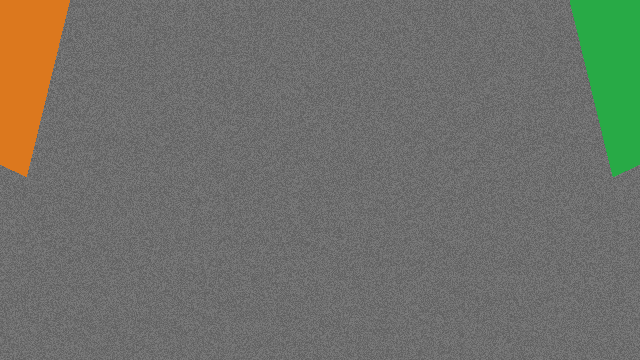
#> input picture box_frame.png, 640 x 360 px
$ python tune_hsv.py --image ../box_frame.png
#> lines starting #> are read from the running program, lines starting #| are printed output that depends on the picture; after the words box and inside, x2 and y2 are one past the last pixel; in counts of white or black regions, pixels touching at a corner belong together
### vision/color_masks.py
# =============================================================================
# vision/color_masks.py — Team Vajra AeroTHON 2026
# Turns a picture into a black/white mask of "pixels that are green / red".
# HSV (hue-saturation-value) is used because hue barely changes with sunlight.
# All thresholds live in config/params.py; scripts/tune_hsv.py helps pick them.
# Frames are RGB (see hardware/camera.py).
# =============================================================================
import cv2
import numpy as np

from config.params import (
    BANNER_H_LOW, BANNER_H_HIGH, BANNER_S_LOW, BANNER_S_HIGH, BANNER_V_LOW, BANNER_V_HIGH,
    RED_H_LOW1, RED_H_HIGH1, RED_H_LOW2, RED_H_HIGH2,
    RED_S_LOW, RED_S_HIGH, RED_V_LOW, RED_V_HIGH,
)


def hsv_range_mask(rgb, h_lo, h_hi, s_lo, s_hi, v_lo, v_hi) -> np.ndarray:
    """255 where the pixel's HSV lies inside the box, else 0. (OpenCV hue is 0-179.)"""
    hsv = cv2.cvtColor(rgb, cv2.COLOR_RGB2HSV)
    return cv2.inRange(hsv, (h_lo, s_lo, v_lo), (h_hi, s_hi, v_hi))


def green_mask(rgb) -> np.ndarray:
    return hsv_range_mask(rgb, BANNER_H_LOW, BANNER_H_HIGH, BANNER_S_LOW, BANNER_S_HIGH,
                          BANNER_V_LOW, BANNER_V_HIGH)


# [21 lines left out: functions red_mask, blue_mask, odd_kernel, blue_mask, not called in this run]

### scripts/tune_hsv.py
# =============================================================================
# scripts/tune_hsv.py — pick the colour numbers for the banner / red zone
#
# Run from the project root (PyCharm terminal):
#     python -m scripts.tune_hsv --target green        # banner
#     python -m scripts.tune_hsv --target red          # red zone
#     python -m scripts.tune_hsv --target green --image photo.jpg   # a saved photo instead
#
# Two windows open: the camera picture and a black/white MASK (white = "counted as
# green/red"). Move the sliders until ONLY your banner / red paper is white and
# everything else is black. Then press  p  to print the numbers, copy them into
# config/params.py, and press  q  to quit.
# Do this again OUTDOORS in real sunlight — indoor numbers will not carry over.
# =============================================================================
import argparse

import cv2
import numpy as np

from config import params
from vision.color_masks import hsv_range_mask


def settings_for(target):
    if target == "green":
        return [("H low", params.BANNER_H_LOW, 179), ("H high", params.BANNER_H_HIGH, 179),
                ("S low", params.BANNER_S_LOW, 255), ("S high", params.BANNER_S_HIGH, 255),
                ("V low", params.BANNER_V_LOW, 255), ("V high", params.BANNER_V_HIGH, 255)]
    return [("H low 1", params.RED_H_LOW1, 179), ("H high 1", params.RED_H_HIGH1, 179),
            ("H low 2", params.RED_H_LOW2, 179), ("H high 2", min(params.RED_H_HIGH2, 179), 179),
            ("S low", params.RED_S_LOW, 255), ("S high", params.RED_S_HIGH, 255),
            ("V low", params.RED_V_LOW, 255), ("V high", params.RED_V_HIGH, 255)]


def mask_from(values, target, rgb):
    if target == "green":
        h0, h1, s0, s1, v0, v1 = values
        return hsv_range_mask(rgb, h0, h1, s0, s1, v0, v1)
    a0, a1, b0, b1, s0, s1, v0, v1 = values
    return cv2.bitwise_or(hsv_range_mask(rgb, a0, a1, s0, s1, v0, v1),
                          hsv_range_mask(rgb, b0, b1, s0, s1, v0, v1))


def printable(values, target):
    if target == "green":
        names = ["BANNER_H_LOW", "BANNER_H_HIGH", "BANNER_S_LOW", "BANNER_S_HIGH",
                 "BANNER_V_LOW", "BANNER_V_HIGH"]
        return "\n".join(f"{n} = {v}" for n, v in zip(names, values))
    a0, a1, b0, b1, s0, s1, v0, v1 = values
    return (f"RED_H_LOW1, RED_H_HIGH1 = {a0}, {a1}\nRED_H_LOW2, RED_H_HIGH2 = {b0}, {b1}\n"
            f"RED_S_LOW, RED_S_HIGH = {s0}, {s1}\nRED_V_LOW, RED_V_HIGH = {v0}, {v1}")


def main():
    ap = argparse.ArgumentParser()
    ap.add_argument("--target", choices=["green", "red"], default="green")
    ap.add_argument("--image", help="use a saved picture instead of the camera")
    ap.add_argument("--selftest", action="store_true")
    args = ap.parse_args()
    cfg = settings_for(args.target)

    if args.selftest:
        img = np.full((720, 1280, 3), 100, np.uint8)
        img[200:400, 300:600] = (30, 160, 60) if args.target == "green" else (220, 30, 30)
        m = mask_from([v for _, v, _ in cfg], args.target, img)
        print(f"[tune] selftest: {cv2.countNonZero(m)} white pixels (expected 60000)")
        print(printable([v for _, v, _ in cfg], args.target))
        return

    if args.image:
        bgr = cv2.imread(args.image)
#> bgr is the input picture: shape (360, 640, 3); mean B, G, R 105.6, 112.6, 111.4
        if bgr is None:
            raise SystemExit(f"Could not read image: {args.image}")
        source = lambda: cv2.cvtColor(bgr, cv2.COLOR_BGR2RGB)
    else:
        from hardware.camera import build_camera_rig
        view = build_camera_rig().view("forward")
        source = view.capture_array

    win = f"tune_hsv {args.target}  (p = print numbers, q = quit)"
    cv2.namedWindow(win)
    for name, start, top in cfg:
        cv2.createTrackbar(name, win, int(start), top, lambda _: None)

    while True:
        rgb = source()
        values = [cv2.getTrackbarPos(name, win) for name, _, _ in cfg]
        mask = mask_from(values, args.target, rgb)
#> in hsv_range_mask, `hsv = cv2.cvtColor(rgb, cv2.COLOR_RGB2HSV)`: hsv: shape (360, 640, 3); mean H, S, V 3, 15.2, 116.2
#> in hsv_range_mask, `return cv2.inRange(hsv, (h_lo, s_lo, v_lo), (h_hi, s_hi, v_hi))`:
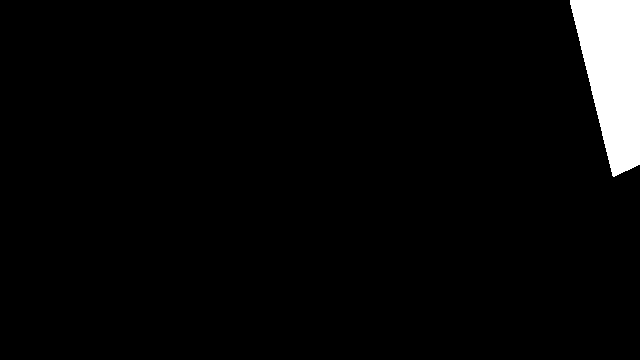
#> returned value: shape (360, 640); 3.7% white; 1 white region, box (x1, y1, x2, y2) and area: (570, 0, 640, 177) 8510
        small = lambda im: cv2.resize(im, (640, 360))
        both = np.hstack([small(cv2.cvtColor(rgb, cv2.COLOR_RGB2BGR)),
                          small(cv2.cvtColor(mask, cv2.COLOR_GRAY2BGR))])
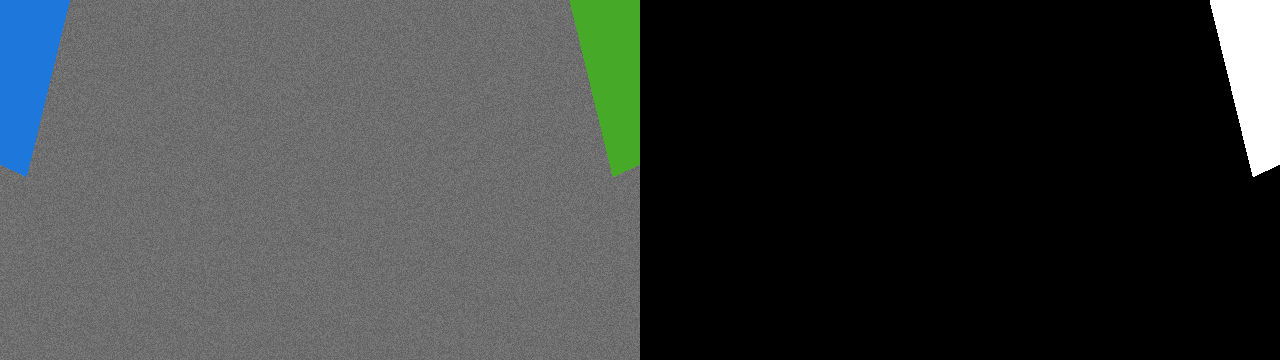
#> both: shape (360, 1280, 3); mean R, G, B 57.5, 61, 60.4
        cv2.imshow(win, both)
        key = cv2.waitKey(30) & 0xFF
#> (key q is pressed here)
        if key == ord("p"):
            print("\n--- copy these into config/params.py ---")
            print(printable(values, args.target))
        elif key == ord("q"):
            break
    cv2.destroyAllWindows()


if __name__ == "__main__":
    main()
